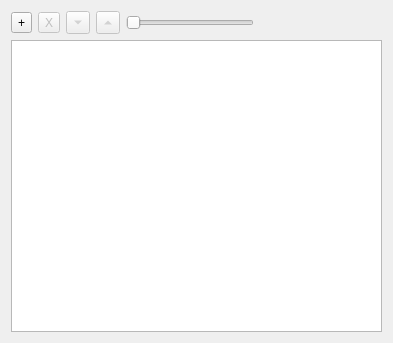
<?xml version="1.0" encoding="UTF-8"?>
<ui version="4.0">
 <class>CompositeTileSourceConfigurationWidget</class>
 <widget class="QWidget" name="CompositeTileSourceConfigurationWidget">
  <property name="geometry">
   <rect>
    <x>0</x>
    <y>0</y>
    <width>393</width>
    <height>343</height>
   </rect>
  </property>
  <property name="windowTitle">
   <string>Form</string>
  </property>
  <layout class="QVBoxLayout" name="verticalLayout">
   <item>
    <layout class="QHBoxLayout" name="horizontalLayout">
     <item>
      <widget class="QToolButton" name="addSourceButton">
       <property name="text">
        <string>+</string>
       </property>
       <property name="icon">
        <iconset resource="../resources.qrc">
         <normaloff>:/icons/images/edit_add.png</normaloff>:/icons/images/edit_add.png</iconset>
       </property>
       <property name="popupMode">
        <enum>QToolButton::InstantPopup</enum>
       </property>
      </widget>
     </item>
     <item>
      <widget class="QToolButton" name="removeSourceButton">
       <property name="enabled">
        <bool>false</bool>
       </property>
       <property name="text">
        <string>X</string>
       </property>
       <property name="icon">
        <iconset resource="../resources.qrc">
         <normaloff>:/icons/images/editdelete.png</normaloff>:/icons/images/editdelete.png</iconset>
       </property>
      </widget>
     </item>
     <item>
      <widget class="QToolButton" name="moveDownButton">
       <property name="enabled">
        <bool>false</bool>
       </property>
       <property name="text">
        <string>D</string>
       </property>
       <property name="arrowType">
        <enum>Qt::DownArrow</enum>
       </property>
      </widget>
     </item>
     <item>
      <widget class="QToolButton" name="moveUpButton">
       <property name="enabled">
        <bool>false</bool>
       </property>
       <property name="text">
        <string>U</string>
       </property>
       <property name="arrowType">
        <enum>Qt::UpArrow</enum>
       </property>
      </widget>
     </item>
     <item>
      <widget class="QSlider" name="opacitySlider">
       <property name="enabled">
        <bool>false</bool>
       </property>
       <property name="maximum">
        <number>100</number>
       </property>
       <property name="tracking">
        <bool>false</bool>
       </property>
       <property name="orientation">
        <enum>Qt::Horizontal</enum>
       </property>
      </widget>
     </item>
     <item>
      <spacer name="horizontalSpacer">
       <property name="orientation">
        <enum>Qt::Horizontal</enum>
       </property>
       <property name="sizeHint" stdset="0">
        <size>
         <width>40</width>
         <height>20</height>
        </size>
       </property>
      </spacer>
     </item>
    </layout>
   </item>
   <item>
    <widget class="QListView" name="listView">
     <property name="focusPolicy">
      <enum>Qt::ClickFocus</enum>
     </property>
     <property name="editTriggers">
      <set>QAbstractItemView::NoEditTriggers</set>
     </property>
     <property name="dragDropMode">
      <enum>QAbstractItemView::InternalMove</enum>
     </property>
     <property name="uniformItemSizes">
      <bool>true</bool>
     </property>
    </widget>
   </item>
  </layout>
 </widget>
 <resources>
  <include location="../resources.qrc"/>
 </resources>
 <connections/>
</ui>
